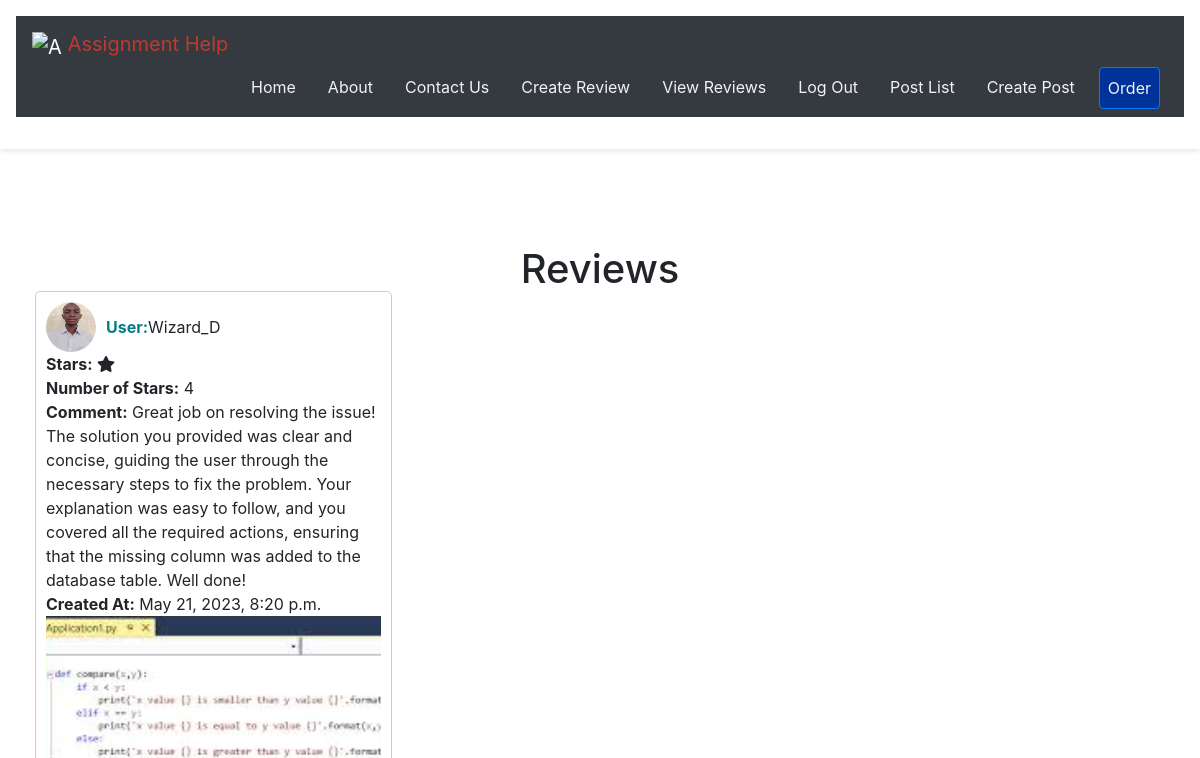
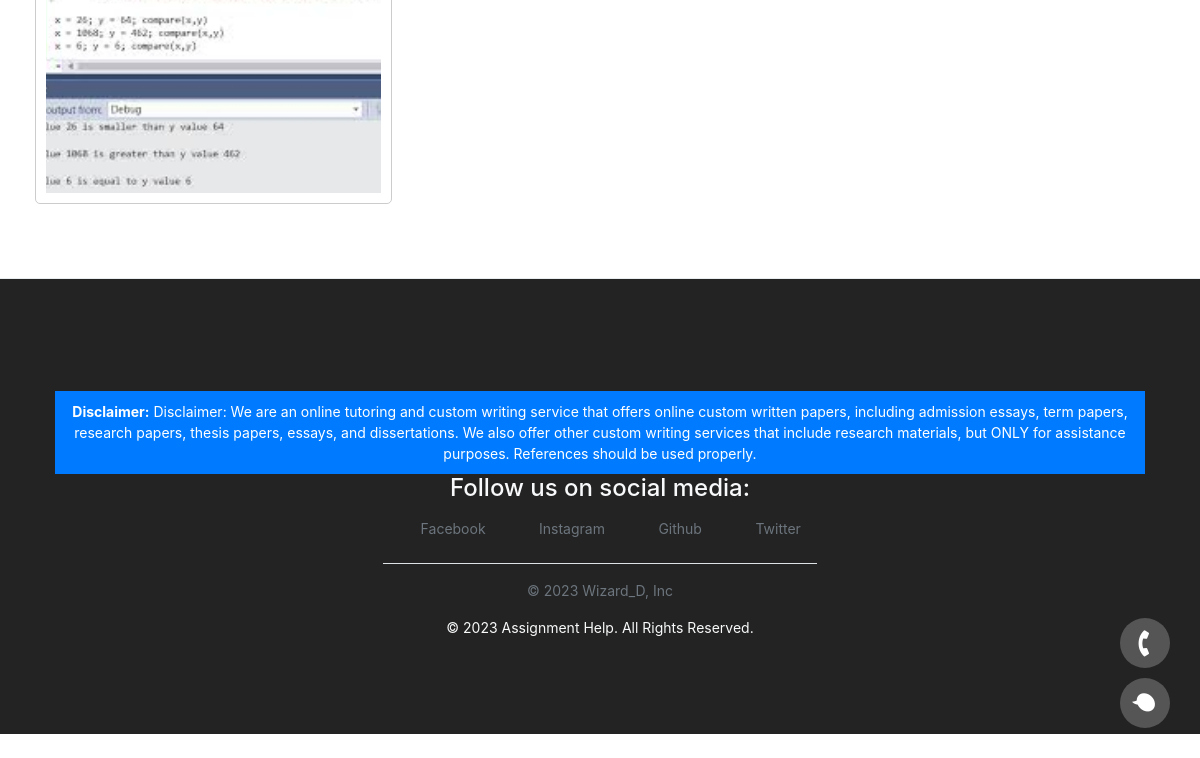
/reviews/ (signed in), run on an earlier commit of the app's database (2 pictures, top to bottom).
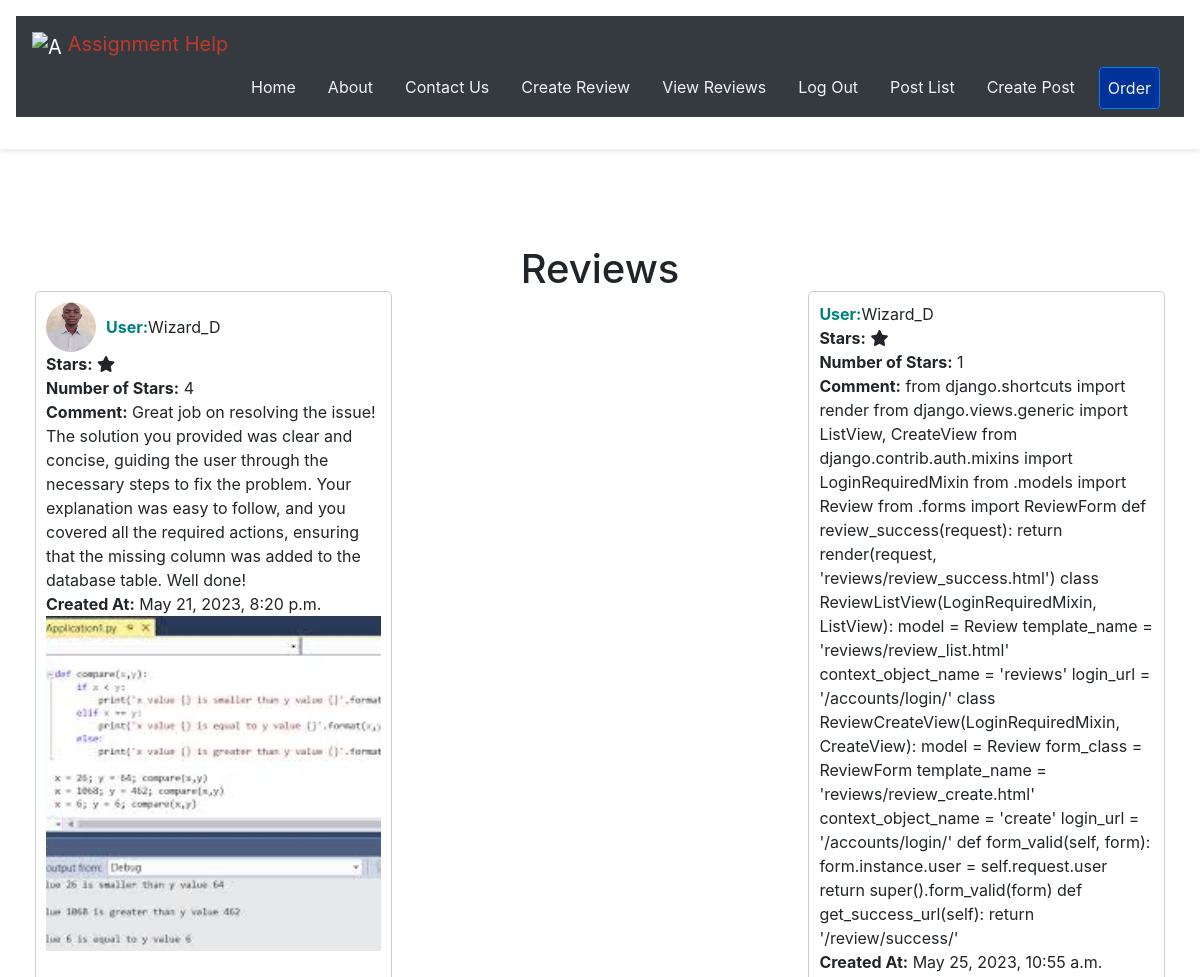
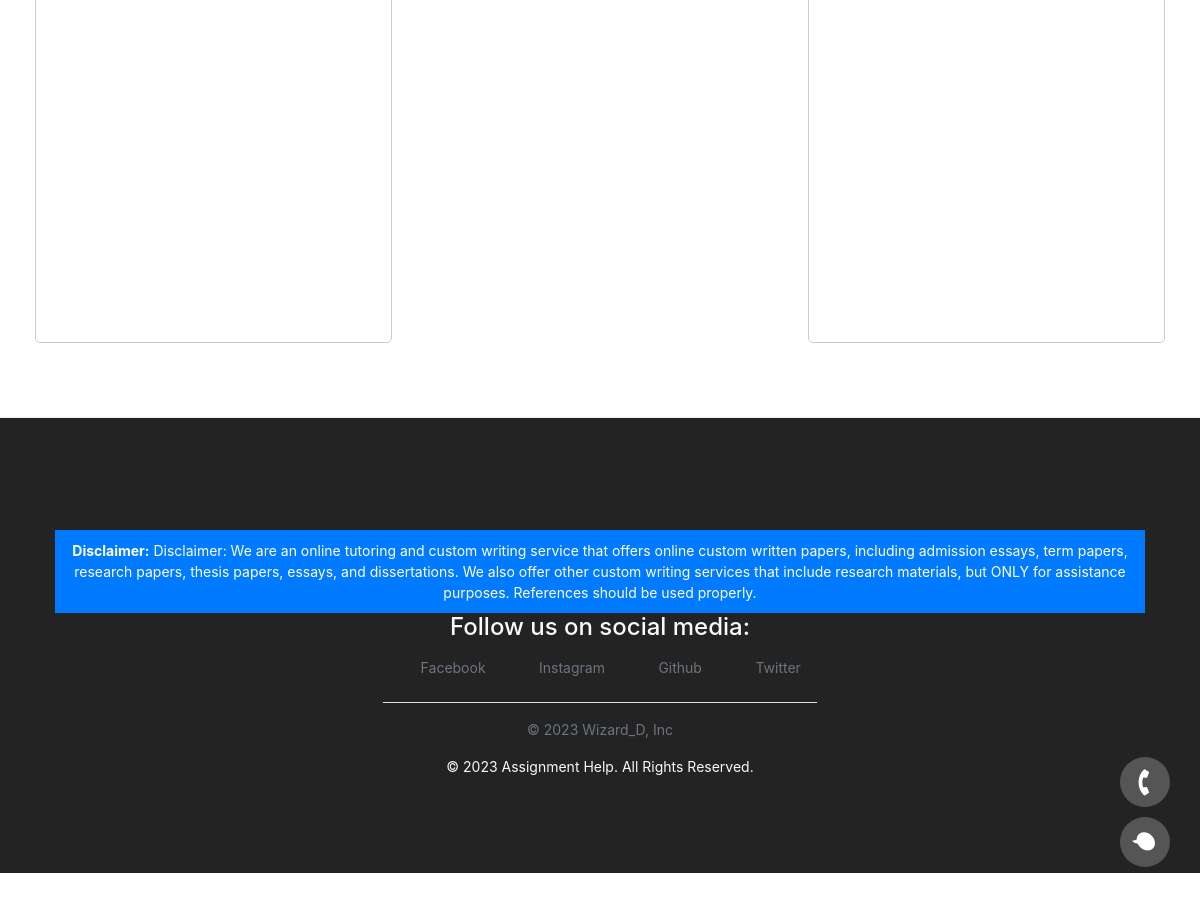
And on a later commit of the database (2 pictures, top to bottom).
### reviews/models.py (models this page shows, shortened)
class Review(models.Model):
    user = models.ForeignKey(settings.AUTH_USER_MODEL, on_delete=models.CASCADE)
    stars = models.CharField(max_length=1, choices=[('1', '1'), ('2', '2'), ('3', '3'), ('4', '4'), ('5', '5')], blank=True, null=True)
    comment = models.TextField(blank=True)
    created_at = models.DateTimeField(auto_now_add=True)
    user_image = models.ImageField(upload_to='user_images', blank= True, null=True)
    comment_image = models.ImageField(upload_to='comment_images', blank=True, null=True)

### users/models.py (models this page shows)
class CustomUser(AbstractUser):
    pass

### reviews/views.py (the view)
# urls.py: path('', login_required(ReviewListView.as_view()), name='review_list'),
class ReviewListView(LoginRequiredMixin, ListView):
    model = Review
    template_name = 'reviews/review_list.html'
    context_object_name = 'reviews'
    login_url = '/accounts/login/'

### pages/templates/reviews/review_list.html (shortened to what this page needs)
{% extends 'base.html' %}
{% block content %}
  <h1>Reviews</h1>
  <div class="review-grid">
    {% for review in reviews %}
      <div class="review-item">
        <div class="user-info">
          {% if review.user_image %}
            <img src="{{ review.user_image.url }}" alt="User Image" class="review-image">
          {% endif %}
          <strong class="review-username">User:</strong> {{ review.user.username }}
        </div>
        <strong>Stars:</strong>
        {% for _ in review.stars|default:0 %}
          <i class="fas fa-star"></i>
        {% endfor %}
        <br>
        <strong>Number of Stars:</strong> {{ review.stars|default:"0" }}
        <br>
        <strong>Comment:</strong> {{ review.comment }}<br>
        <strong>Created At:</strong> {{ review.created_at }}<br>
        <div class="comment-image-container">
          {% if review.comment_image %}
            <img src="{{ review.comment_image.url }}" alt="Comment Image" class="comment-image">
          {% endif %}
        </div>
      </div>
    {% empty %}
      <div class="no-reviews">No reviews available.</div>
    {% endfor %}
  </div>
{% endblock %}
{% block footer %}
  {% include 'footer.html' %}
{% endblock %}

What changed in the data, as far as the page shows it:
added Review: user.username "Wizard_D", stars "1", comment "from django.shortcuts import render from django.views.generic import ListView, CreateView from django.contrib.auth.mixins import LoginRequiredMixin from .models import Review from .forms import ReviewForm def review_success(request): return render(request, 'reviews/review_success.html') class ReviewListView(LoginRequiredMixin, ListView): model = Review template_name = 'reviews/review_list.html' context_object_name = 'reviews' login_url = '/accounts/login/' class ReviewCreateView(LoginRequiredMixin, CreateView): model = Review form_class = ReviewForm template_name = 'reviews/review_create.html' context_object_name = 'create' login_url = '/accounts/login/' def form_valid(self, form):…", created_at "May 25, 2023, 10:55 a.m."
